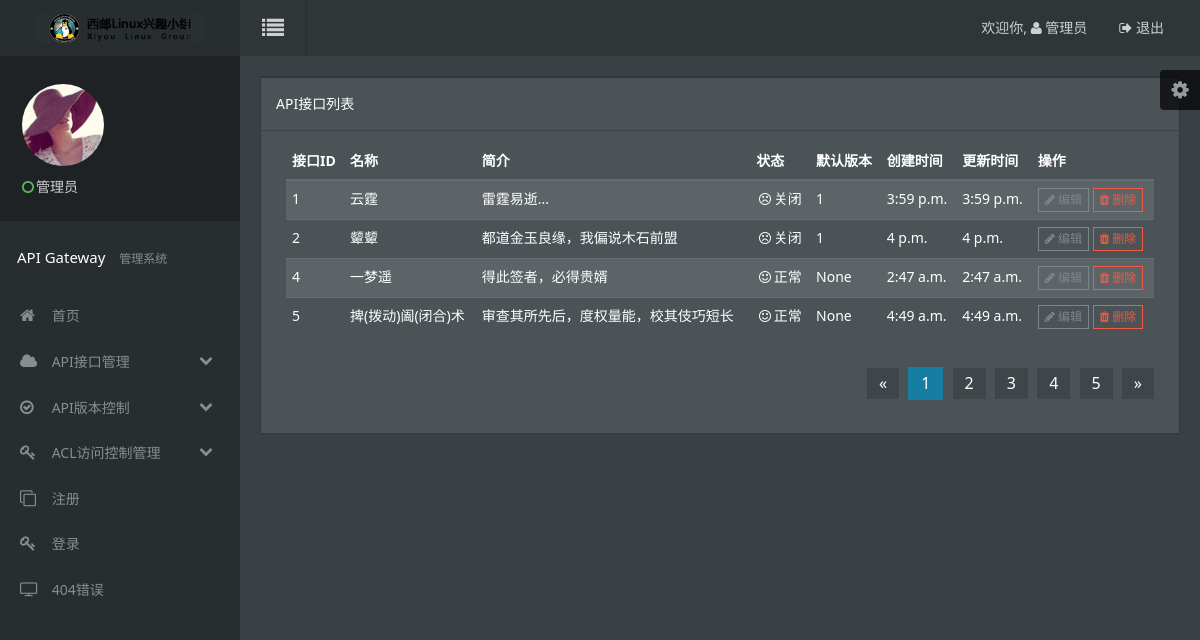
The page /display-api/ on the database as committed earlier.
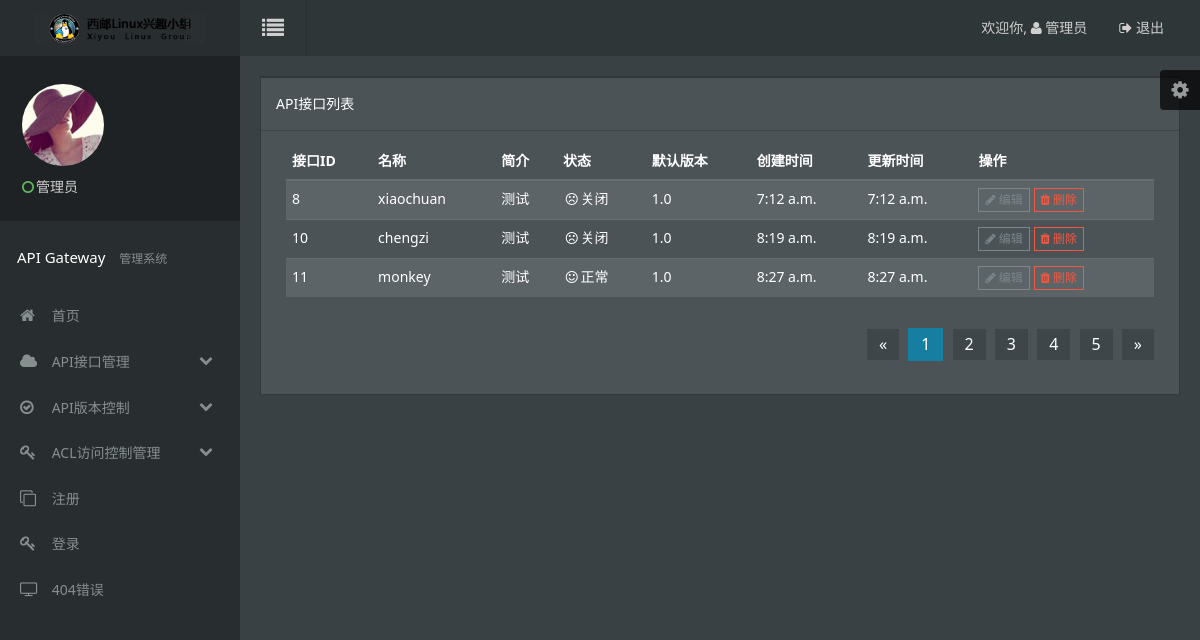
The same page on the database as committed later.
### gateway/models.py (models this page shows, shortened)
class ApiInfo(models.Model):
    api_name = models.CharField(max_length=16)
    api_desc = models.CharField(max_length=256)
    usr_id = models.IntegerField()
    cre_time = models.TimeField(max_length=32)
    upd_time = models.TimeField(max_length=32)
    version = models.CharField(max_length=8)
    status = models.IntegerField()

### gateway/views.py (the view)
# urls.py: url(r'^display-api/',views.disApiInfo),
def disApiInfo(request):
    result_list = ApiInfo.objects.all()
    return render_to_response('api_view.html',{'results':result_list})

### gateway/templates/api_view.html (shortened to what this page needs)
<!DOCTYPE html>
<html lang="en">
<head>
    <link rel="stylesheet" href="../../assets/css/amazeui.min.css" />
    <link rel="stylesheet" href="../../assets/css/amazeui.datatables.min.css" />
    <link rel="stylesheet" href="../../assets/css/app.css">
</head>
<body data-type="api_view">
<div class="am-g tpl-g">
    <header>
        <div class="am-fl tpl-header-logo">
            <a href="javascript:;"><img src="../../assets/img/logo.png" alt=""></a>
        </div>
        <div class="tpl-header-fluid">
            <div class="am-fl tpl-header-switch-button am-icon-list">
            </div>
            <div class="am-fr tpl-header-navbar">
                <ul>
                    <li class="am-text-sm tpl-header-navbar-welcome">
                        <a href="javascript:;">欢迎你, <span class="am-icon-user"> 管理员</span> </a>
                    </li>
                    <li class="am-text-sm">
                        <a href="javascript:;">
                            <span class="am-icon-sign-out"></span> 退出
                        </a>
                    </li>
                </ul>
            </div>
        </div>
    </header>
    <div class="tpl-skiner">
        <div class="tpl-skiner-toggle am-icon-cog">
        </div>
    </div>
    <div class="left-sidebar">
        <div class="tpl-sidebar-user-panel">
            <div class="tpl-user-panel-slide-toggleable">
                <div class="tpl-user-panel-profile-picture">
                    <img src="../../assets/img/user04.png" alt="">
                </div>
                <span class="user-panel-logged-in-text">
                        <i class="am-icon-circle-o am-text-success tpl-user-panel-status-icon"></i>管理员
                    </span>
            </div>
        </div>
        <ul class="sidebar-nav">
            <li class="sidebar-nav-heading">API Gateway <span class="sidebar-nav-heading-info">管理系统</span></li>
            <li class="sidebar-nav-link">
                <a href="index.html">
                    <i class="am-icon-home sidebar-nav-link-logo"></i> 首页
                </a>
            </li>
            <li class="sidebar-nav-link">
                <a href="javascript:;" class="sidebar-nav-sub-title">
                    <i class="am-icon-cloud sidebar-nav-link-logo"></i> API接口管理
                    <span class="am-icon-chevron-down am-fr am-margin-right-sm sidebar-nav-sub-ico"></span>
                </a>
            </li>
            <li class="sidebar-nav-link">
                <a href="javascript:;" class="sidebar-nav-sub-title">
                    <i class="am-icon-check-circle-o sidebar-nav-link-logo"></i> API版本控制
                    <span class="am-icon-chevron-down am-fr am-margin-right-sm sidebar-nav-sub-ico"></span>
                </a>
            </li>
            <li class="sidebar-nav-link">
                <a href="javascript:;" class="sidebar-nav-sub-title">
                    <i class="am-icon-key sidebar-nav-link-logo"></i> ACL访问控制管理
                    <span class="am-icon-chevron-down am-fr am-margin-right-sm sidebar-nav-sub-ico"></span>
                </a>
            </li>
            <li class="sidebar-nav-link">
                <a href="sign-up.html">
                    <i class="am-icon-clone sidebar-nav-link-logo"></i> 注册
                </a>
            </li>
            <li class="sidebar-nav-link">
                <a href="login.html">
                    <i class="am-icon-key sidebar-nav-link-logo"></i> 登录
                </a>
            </li>
            <li class="sidebar-nav-link">
                <a href="404.html">
                    <i class="am-icon-tv sidebar-nav-link-logo"></i> 404错误
                </a>
            </li>
        </ul>
    </div>
        <div class="tpl-content-wrapper">
            <div class="row-content am-cf">
                <div class="row">
                    <div class="am-u-sm-12 am-u-md-12 am-u-lg-12">
                        <div class="widget am-cf">
                            <div class="widget-head am-cf">
                                <div class="widget-title  am-cf">API接口列表</div>
                            </div>
                            <div class="widget-body  am-fr">
                                <div class="am-u-sm-12">
                                    <table width="100%" class="am-table am-table-compact am-table-striped tpl-table-black " id="example-r">
                                        <thead>
                                        <tr>
                                            <th>接口ID</th>
                                            <th>名称</th>
                                            <th>简介</th>
                                            <th>状态</th>
                                            <th>默认版本</th>
                                            <th>创建时间</th>
                                            <th>更新时间</th>
                                            <th>操作</th>
                                        </tr>
                                        </thead>
                                        <tbody>
                                        {% if results %}
                                            {% for api_info in results %}
                                            <tr class="gradeX">
                                                <td>{{ api_info.id }}</td>
                                                <td>{{ api_info.api_name }}</td>
                                                <td>{{ api_info.api_desc }}</td>
                                                {% if api_info.status == 1 %}
                                                    <td><i class="am-icon-smile-o am-icon-fw"></i>正常</td>
                                                {% else %}
                                                    <td><i class="am-icon-frown-o am-icon-fw"></i>关闭</td>
                                                {% endif %}
                                                {% if api_info.version %}
                                                    <td>{{ api_info.version }}</td>
                                                {% else %}
                                                    <td>None</td>
                                                {% endif %}
                                                <td>{{ api_info.cre_time }}</td>
                                                <td>{{ api_info.cre_time }}</td>
                                                <td>
                                                    <div class="tpl-table-black-operation">
                                                        <a href="/edit-api?id={{ api_info.id }}">
                                                            <i class="am-icon-pencil"></i> 编辑
                                                        </a>
                                                        <a href="/delete-api?id={{ api_info.id }}" class="tpl-table-black-operation-del">
                                                            <i class="am-icon-trash"></i> 删除
                                                        </a>
                                                    </div>
                                                </td>
                                            </tr>
                                            {% endfor %}
                                        {% endif %}
                                        </tbody>
                                    </table>
                                </div>
                                <div class="am-u-lg-12 am-cf">
                                    <div class="am-fr">
                                        <ul class="am-pagination tpl-pagination">
                                            <li class="am-disabled"><a href="#">«</a></li>
                                            <li class="am-active"><a href="#">1</a></li>
                                            <li><a href="#">2</a></li>
                                            <li><a href="#">3</a></li>
                                            <li><a href="#">4</a></li>
                                            <li><a href="#">5</a></li>
                                            <li><a href="#">»</a></li>
                                        </ul>
                                    </div>
                                </div>
                            </div>
                        </div>
                    </div>
                </div>
            </div>
        </div>
    </div>
</body>
</html>

Rows that differ between the two databases and show on the page:
removed ApiInfo: id "1", api_name "云霆", api_desc "雷霆易逝...", status 0 (drawn), version "1", cre_time "3:59 p.m."
removed ApiInfo: id "2", api_name "颦颦", api_desc "都道金玉良缘，我偏说木石前盟", status 0 (drawn), version "1", cre_time "4 p.m."
removed ApiInfo: id "4", api_name "一梦遥", api_desc "得此签者，必得贵婿", status 1 (drawn), shows "None", cre_time "2:47 a.m."
removed ApiInfo: id "5", api_name "捭(拨动)阖(闭合)术", api_desc "审查其所先后，度权量能，校其伎巧短长", status 1 (drawn), shows "None", cre_time "4:49 a.m."
added ApiInfo: id "8", api_name "xiaochuan", api_desc "测试", status 0 (drawn), version "1.0", cre_time "7:12 a.m."
added ApiInfo: id "10", api_name "chengzi", api_desc "测试", status 0 (drawn), version "1.0", cre_time "8:19 a.m."
added ApiInfo: id "11", api_name "monkey", api_desc "测试", status 1 (drawn), version "1.0", cre_time "8:27 a.m."
